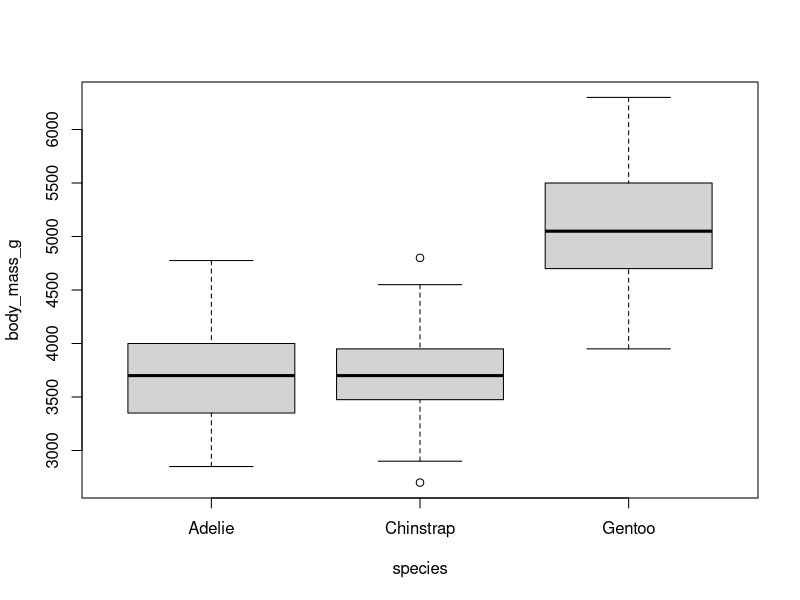
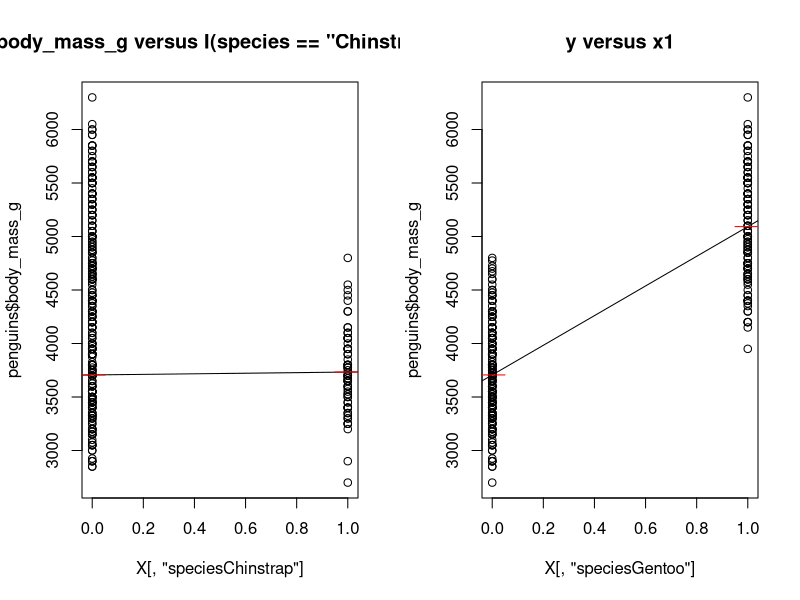
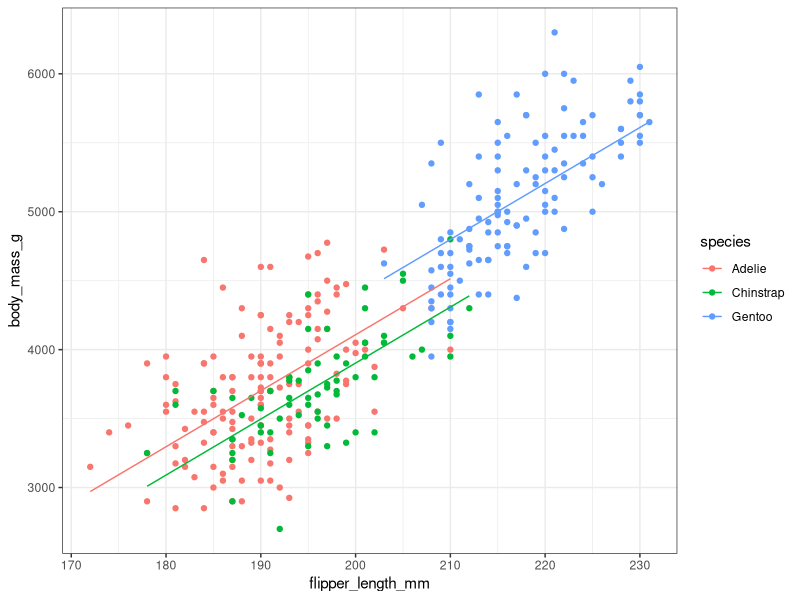
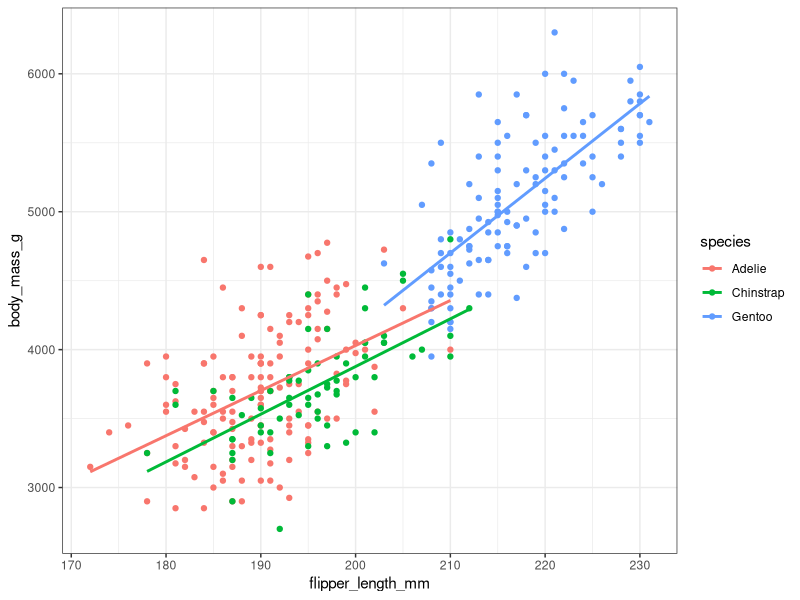

The R source for these figures, in order:
## ---- chunk 1
#| include: false
library(ggplot2)
library(palmerpenguins)
penguins <- penguins[complete.cases(penguins),]
set.seed(2112)
## ---- chunk 2
#| echo: false
#| label: dummy-plot
#| fig-height: 6

plot(body_mass_g ~ species, data = penguins)
## ---- chunk 3
#| label: intercept-significance
#| echo: true
summary(lm(body_mass_g ~ species, data = penguins))$coef
## ---- chunk 4
#| label: intercept-significance-anova
#| echo: true
anova(lm(body_mass_g ~ species, data = penguins))
## ---- chunk 5
#| label: dummy-plot-2-predictors
#| echo: false
#| fig-height: 6

mylm <- lm(body_mass_g ~ species, data = penguins)

X <- model.matrix(mylm)

par(mfrow = c(1, 2))
plot(X[, "speciesChinstrap"], penguins$body_mass_g, main = "body_mass_g versus I(species == \"Chinstrap\")")
abline(mylm$coef[1], mylm$coef[2])
lines(c(-0.05, 0.05), rep(mean(penguins$body_mass_g[penguins$species == "Adelie"]), 2), col = "red")
lines(c(0.95, 1.05),  rep(mean(penguins$body_mass_g[penguins$species == "Chinstrap"]), 2), col = "red")
plot(X[, "speciesGentoo"], penguins$body_mass_g, main = "y versus x1")
abline(mylm$coef[1], mylm$coef[3], main = "body_mass_g versus I(species == \"Gentoo\")")
lines(c(-0.05, 0.05), rep(mean(penguins$body_mass_g[penguins$species == "Adelie"]), 2), col = "red")
lines(c(0.95, 1.05),  rep(mean(penguins$body_mass_g[penguins$species == "Gentoo"]), 2), col = "red")
## ---- chunk 6
#| label: intercept-slope-plot
#| fig-height: 6

mylm <- lm(body_mass_g ~ flipper_length_mm + species, data = penguins)
penguins$preds <- predict(mylm)

ggplot(penguins) +
    theme_bw() +
    aes(x = flipper_length_mm, colour = species) +
    geom_point(aes(y = body_mass_g)) +
    geom_line(aes(y = preds))
## ---- chunk 7
#| label: intercept-slope-sig
#| echo: true

mylm <- lm(body_mass_g ~ species + flipper_length_mm, data = penguins)
anova(mylm, update(mylm, ~ . - species))
## ---- chunk 8
#| label: interaction-plot
ggplot(penguins) +
    theme_bw() +
    aes(x = flipper_length_mm, y = body_mass_g, colour = species) +
    geom_point() +
    geom_smooth(method = "lm", se = FALSE, formula = y ~ x)
## ---- chunk 9
#| label: interaction-sig
#| echo: true
interact_lm <- lm(body_mass_g ~ species * flipper_length_mm, data = penguins)
base_lm <- lm(body_mass_g ~ species + flipper_length_mm, data = penguins)
anova(interact_lm, base_lm)
## ---- chunk 10
#| label: set_reference
#| echo: true
#| eval: true
#| code-fold: false
penguins$species<- relevel(factor(penguins$species), ref = "Gentoo")
levels(penguins$cyl)
